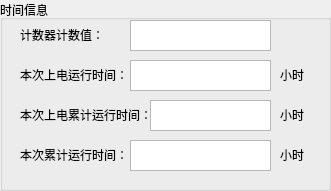
   <widget class="QGroupBox" name="groupBox_10">
    <property name="geometry">
     <rect>
      <x>650</x>
      <y>20</y>
      <width>331</width>
      <height>191</height>
     </rect>
    </property>
    <property name="title">
     <string>时间信息</string>
    </property>
    <widget class="QLabel" name="s1__lb_64">
     <property name="geometry">
      <rect>
       <x>20</x>
       <y>20</y>
       <width>108</width>
       <height>29</height>
      </rect>
     </property>
     <property name="text">
      <string>计数器计数值：</string>
     </property>
    </widget>
    <widget class="QTextBrowser" name="counter1">
     <property name="geometry">
      <rect>
       <x>130</x>
       <y>20</y>
       <width>141</width>
       <height>31</height>
      </rect>
     </property>
     <property name="html">
      <string>&lt;!DOCTYPE HTML PUBLIC &quot;-//W3C//DTD HTML 4.0//EN&quot; &quot;http://www.w3.org/TR/REC-html40/strict.dtd&quot;&gt;
&lt;html&gt;&lt;head&gt;&lt;meta name=&quot;qrichtext&quot; content=&quot;1&quot; /&gt;&lt;style type=&quot;text/css&quot;&gt;
p, li { white-space: pre-wrap; }
&lt;/style&gt;&lt;/head&gt;&lt;body style=&quot; font-family:'SimSun'; font-size:9pt; font-weight:400; font-style:normal;&quot;&gt;
&lt;p style=&quot;-qt-paragraph-type:empty; margin-top:0px; margin-bottom:0px; margin-left:0px; margin-right:0px; -qt-block-indent:0; text-indent:0px;&quot;&gt;&lt;br /&gt;&lt;/p&gt;&lt;/body&gt;&lt;/html&gt;</string>
     </property>
    </widget>
    <widget class="QLabel" name="s1__lb_65">
     <property name="geometry">
      <rect>
       <x>20</x>
       <y>60</y>
       <width>111</width>
       <height>29</height>
      </rect>
     </property>
     <property name="text">
      <string>本次上电运行时间：</string>
     </property>
    </widget>
    <widget class="QTextBrowser" name="runTime">
     <property name="geometry">
      <rect>
       <x>130</x>
       <y>60</y>
       <width>141</width>
       <height>31</height>
      </rect>
     </property>
     <property name="html">
      <string>&lt;!DOCTYPE HTML PUBLIC &quot;-//W3C//DTD HTML 4.0//EN&quot; &quot;http://www.w3.org/TR/REC-html40/strict.dtd&quot;&gt;
&lt;html&gt;&lt;head&gt;&lt;meta name=&quot;qrichtext&quot; content=&quot;1&quot; /&gt;&lt;style type=&quot;text/css&quot;&gt;
p, li { white-space: pre-wrap; }
&lt;/style&gt;&lt;/head&gt;&lt;body style=&quot; font-family:'SimSun'; font-size:9pt; font-weight:400; font-style:normal;&quot;&gt;
&lt;p style=&quot;-qt-paragraph-type:empty; margin-top:0px; margin-bottom:0px; margin-left:0px; margin-right:0px; -qt-block-indent:0; text-indent:0px;&quot;&gt;&lt;br /&gt;&lt;/p&gt;&lt;/body&gt;&lt;/html&gt;</string>
     </property>
    </widget>
    <widget class="QLabel" name="dw_46">
     <property name="geometry">
      <rect>
       <x>280</x>
       <y>60</y>
       <width>41</width>
       <height>29</height>
      </rect>
     </property>
     <property name="text">
      <string>小时</string>
     </property>
    </widget>
    <widget class="QLabel" name="s1__lb_66">
     <property name="geometry">
      <rect>
       <x>20</x>
       <y>100</y>
       <width>131</width>
       <height>29</height>
      </rect>
     </property>
     <property name="text">
      <string>本次上电累计运行时间：</string>
     </property>
    </widget>
    <widget class="QTextBrowser" name="runTimeAll">
     <property name="geometry">
      <rect>
       <x>150</x>
       <y>100</y>
       <width>121</width>
       <height>31</height>
      </rect>
     </property>
     <property name="html">
      <string>&lt;!DOCTYPE HTML PUBLIC &quot;-//W3C//DTD HTML 4.0//EN&quot; &quot;http://www.w3.org/TR/REC-html40/strict.dtd&quot;&gt;
&lt;html&gt;&lt;head&gt;&lt;meta name=&quot;qrichtext&quot; content=&quot;1&quot; /&gt;&lt;style type=&quot;text/css&quot;&gt;
p, li { white-space: pre-wrap; }
&lt;/style&gt;&lt;/head&gt;&lt;body style=&quot; font-family:'SimSun'; font-size:9pt; font-weight:400; font-style:normal;&quot;&gt;
&lt;p style=&quot;-qt-paragraph-type:empty; margin-top:0px; margin-bottom:0px; margin-left:0px; margin-right:0px; -qt-block-indent:0; text-indent:0px;&quot;&gt;&lt;br /&gt;&lt;/p&gt;&lt;/body&gt;&lt;/html&gt;</string>
     </property>
    </widget>
    <widget class="QLabel" name="dw_47">
     <property name="geometry">
      <rect>
       <x>280</x>
       <y>100</y>
       <width>41</width>
       <height>29</height>
      </rect>
     </property>
     <property name="text">
      <string>小时</string>
     </property>
    </widget>
    <widget class="QLabel" name="s1__lb_67">
     <property name="geometry">
      <rect>
       <x>20</x>
       <y>140</y>
       <width>111</width>
       <height>29</height>
      </rect>
     </property>
     <property name="text">
      <string>本次累计运行时间：</string>
     </property>
    </widget>
    <widget class="QTextBrowser" name="runTimeAll_1">
     <property name="geometry">
      <rect>
       <x>130</x>
       <y>140</y>
       <width>141</width>
       <height>31</height>
      </rect>
     </property>
     <property name="html">
      <string>&lt;!DOCTYPE HTML PUBLIC &quot;-//W3C//DTD HTML 4.0//EN&quot; &quot;http://www.w3.org/TR/REC-html40/strict.dtd&quot;&gt;
&lt;html&gt;&lt;head&gt;&lt;meta name=&quot;qrichtext&quot; content=&quot;1&quot; /&gt;&lt;style type=&quot;text/css&quot;&gt;
p, li { white-space: pre-wrap; }
&lt;/style&gt;&lt;/head&gt;&lt;body style=&quot; font-family:'SimSun'; font-size:9pt; font-weight:400; font-style:normal;&quot;&gt;
&lt;p style=&quot;-qt-paragraph-type:empty; margin-top:0px; margin-bottom:0px; margin-left:0px; margin-right:0px; -qt-block-indent:0; text-indent:0px;&quot;&gt;&lt;br /&gt;&lt;/p&gt;&lt;/body&gt;&lt;/html&gt;</string>
     </property>
    </widget>
    <widget class="QLabel" name="dw_48">
     <property name="geometry">
      <rect>
       <x>280</x>
       <y>140</y>
       <width>41</width>
       <height>29</height>
      </rect>
     </property>
     <property name="text">
      <string>小时</string>
     </property>
    </widget>
   </widget>
